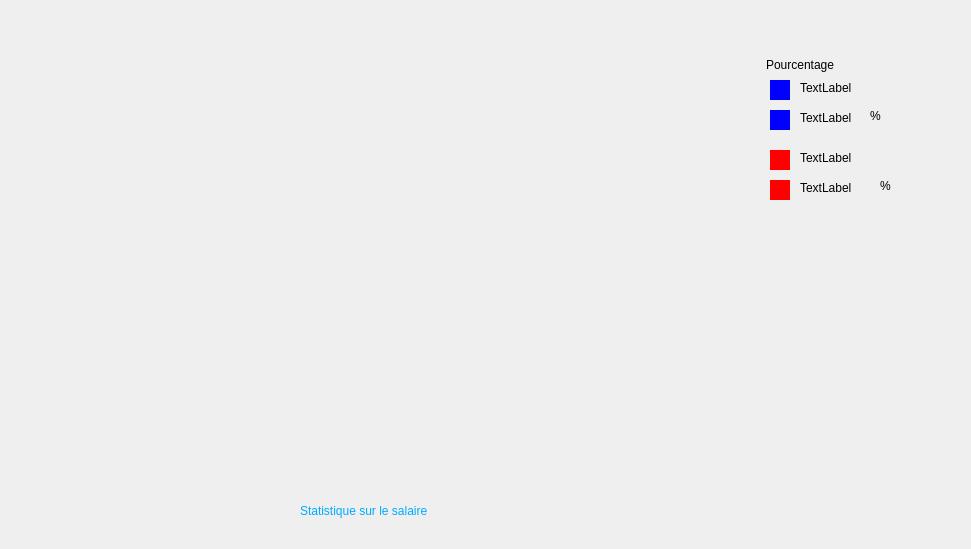
<?xml version="1.0" encoding="UTF-8"?>
<ui version="4.0">
 <class>statistiques</class>
 <widget class="QDialog" name="statistiques">
  <property name="geometry">
   <rect>
    <x>0</x>
    <y>0</y>
    <width>971</width>
    <height>549</height>
   </rect>
  </property>
  <property name="windowTitle">
   <string>Dialog</string>
  </property>
  <widget class="QWidget" name="widget" native="true">
   <property name="geometry">
    <rect>
     <x>770</x>
     <y>80</y>
     <width>20</width>
     <height>20</height>
    </rect>
   </property>
   <property name="styleSheet">
    <string notr="true">background-color: rgb(0, 0, 255);</string>
   </property>
  </widget>
  <widget class="QLabel" name="label_6">
   <property name="geometry">
    <rect>
     <x>800</x>
     <y>180</y>
     <width>101</width>
     <height>16</height>
    </rect>
   </property>
   <property name="styleSheet">
    <string notr="true">font: 12pt &quot;MS Shell Dlg 2&quot;;</string>
   </property>
   <property name="text">
    <string>TextLabel</string>
   </property>
  </widget>
  <widget class="QWidget" name="widget_2" native="true">
   <property name="geometry">
    <rect>
     <x>770</x>
     <y>110</y>
     <width>20</width>
     <height>20</height>
    </rect>
   </property>
   <property name="styleSheet">
    <string notr="true">background-color: rgb(0, 0, 255);</string>
   </property>
  </widget>
  <widget class="QLabel" name="label_3">
   <property name="geometry">
    <rect>
     <x>800</x>
     <y>110</y>
     <width>101</width>
     <height>16</height>
    </rect>
   </property>
   <property name="styleSheet">
    <string notr="true">font: 12pt &quot;MS Shell Dlg 2&quot;;</string>
   </property>
   <property name="text">
    <string>TextLabel</string>
   </property>
  </widget>
  <widget class="QLabel" name="label_4">
   <property name="geometry">
    <rect>
     <x>800</x>
     <y>150</y>
     <width>131</width>
     <height>16</height>
    </rect>
   </property>
   <property name="styleSheet">
    <string notr="true">font: 12pt &quot;MS Shell Dlg 2&quot;;</string>
   </property>
   <property name="text">
    <string>TextLabel</string>
   </property>
  </widget>
  <widget class="QLabel" name="label_2">
   <property name="geometry">
    <rect>
     <x>800</x>
     <y>80</y>
     <width>111</width>
     <height>16</height>
    </rect>
   </property>
   <property name="styleSheet">
    <string notr="true">font: 12pt &quot;MS Shell Dlg 2&quot;;</string>
   </property>
   <property name="text">
    <string>TextLabel</string>
   </property>
  </widget>
  <widget class="QLabel" name="label_5">
   <property name="geometry">
    <rect>
     <x>870</x>
     <y>100</y>
     <width>71</width>
     <height>31</height>
    </rect>
   </property>
   <property name="text">
    <string>%</string>
   </property>
  </widget>
  <widget class="QWidget" name="widget_4" native="true">
   <property name="geometry">
    <rect>
     <x>770</x>
     <y>180</y>
     <width>20</width>
     <height>20</height>
    </rect>
   </property>
   <property name="styleSheet">
    <string notr="true">background-color: rgb(255, 0, 0)</string>
   </property>
  </widget>
  <widget class="QLabel" name="label_7">
   <property name="geometry">
    <rect>
     <x>880</x>
     <y>170</y>
     <width>31</width>
     <height>31</height>
    </rect>
   </property>
   <property name="text">
    <string>%</string>
   </property>
  </widget>
  <widget class="QLabel" name="label">
   <property name="geometry">
    <rect>
     <x>766</x>
     <y>49</y>
     <width>131</width>
     <height>31</height>
    </rect>
   </property>
   <property name="styleSheet">
    <string notr="true">font: 75 italic 14pt &quot;Arial&quot;;</string>
   </property>
   <property name="text">
    <string>Pourcentage</string>
   </property>
  </widget>
  <widget class="QWidget" name="widget_3" native="true">
   <property name="geometry">
    <rect>
     <x>770</x>
     <y>150</y>
     <width>20</width>
     <height>20</height>
    </rect>
   </property>
   <property name="styleSheet">
    <string notr="true">background-color: rgb(255, 0, 0)</string>
   </property>
  </widget>
  <widget class="QLabel" name="label_8">
   <property name="geometry">
    <rect>
     <x>300</x>
     <y>490</y>
     <width>461</width>
     <height>41</height>
    </rect>
   </property>
   <property name="styleSheet">
    <string notr="true">font: 18pt &quot;MS Shell Dlg 2&quot;;
color: rgb(0, 170, 255);</string>
   </property>
   <property name="text">
    <string>Statistique sur le salaire</string>
   </property>
  </widget>
 </widget>
 <resources/>
 <connections/>
</ui>
